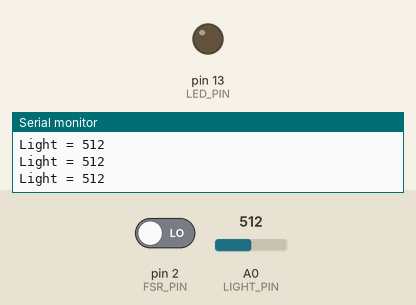
Bench run of a sketch on a simulated Arduino Uno, built with avr-gcc and run on an emulated ATmega328P. On the bench: output pins drawn as LEDs (lit = HIGH), the last lines printed to the serial monitor. Inputs (shaded band) come from the test bench; at power-on: pin 2 (FSR_PIN) LOW, A0 (LIGHT_PIN) = 512.

Above: at 1.2 s.
1.3 s: pin 2 (FSR_PIN) driven HIGH
2.8 s: A0 (LIGHT_PIN) set to 496
At 3.3 s:
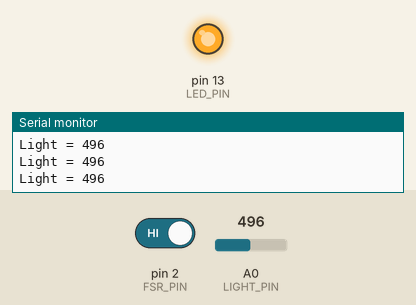
4.3 s: A0 (LIGHT_PIN) set to 511
At 4.6 s:
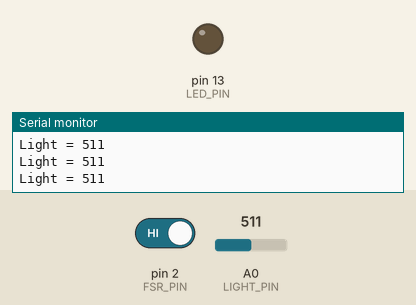
Timing chart, 0 to 7.3 s (numbered marks = the images above; inputs shaded):
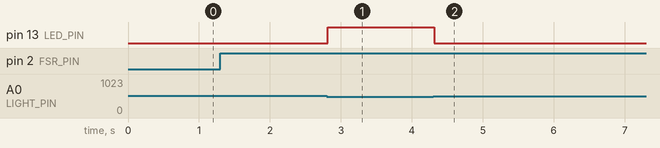

The sketch:

Task3.1P.ino
```cpp
const int FSR_PIN = 2;
const int LED_PIN = 13;
int LIGHT_PIN = 0;

int photocellReading;
int LEDbrightness;

void pressure_ISR() {
  int pinStatus = digitalRead(FSR_PIN);

  // I'm just tooling for any pressure here in order to enable the LED.
  if (pinStatus > 0) {
    digitalWrite(LED_PIN, HIGH);
    Serial.println("Turn on");
  } else {
    Serial.println("Turn off");
    digitalWrite(LED_PIN, LOW);
  }
}

void setup()
{
  Serial.begin(9600);
  pinMode(FSR_PIN, INPUT);
  pinMode(13, OUTPUT);

  attachInterrupt(0, pressure_ISR, CHANGE);
}

void loop()
{
  photocellReading = analogRead(LIGHT_PIN);

  Serial.print("Light = ");
  Serial.println(photocellReading);

  // Normalize the photo cell reading over a 0 - 255 range
  // Adapted from: https://learn.adafruit.com/photocells/arduino-code
  photocellReading = 1023 - photocellReading;
  LEDbrightness = map(photocellReading, 0, 1023, 0, 255);

  analogWrite(LED_PIN, LEDbrightness);
  delay(100);
}
```

Measured:
- the behaviour switches between 510 and 509 on A0 (LIGHT_PIN) (found by bisection; images 0 and 1)
- after the input at 2.8 s, pin 13 (LED_PIN): LOW → HIGH at once
- after the input at 4.3 s, pin 13 (LED_PIN): HIGH → LOW at once
